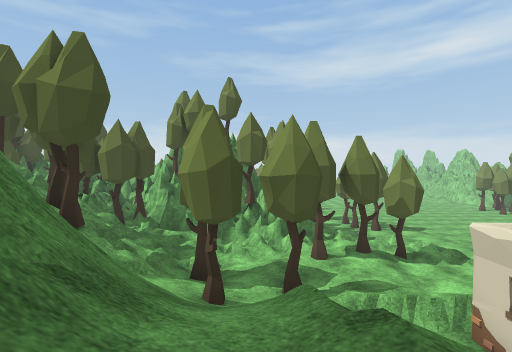
View 1 (above)

24 first-person views from a walk through a scene from a Unity 3-D project. The camera is 1.4 m above the floor, looks level and sees 85° across. The floor is counted in squares, 2 m on a side. Each view is taken from the middle of a square. On the plan, view 1 faces up. The plan holds only what a view shows up to about 9 squares ahead; the rest is blank. The place goes on beyond the plan. Some animated figures are left out. Some surface patterns are stand-ins.

View 2
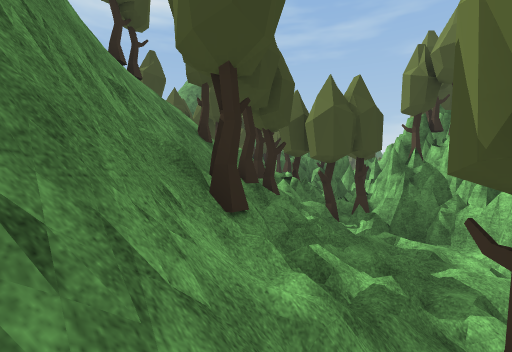

View 3
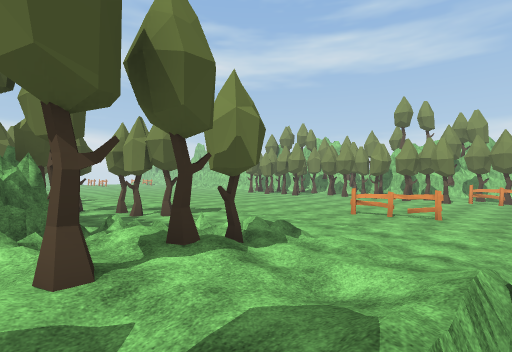

View 4
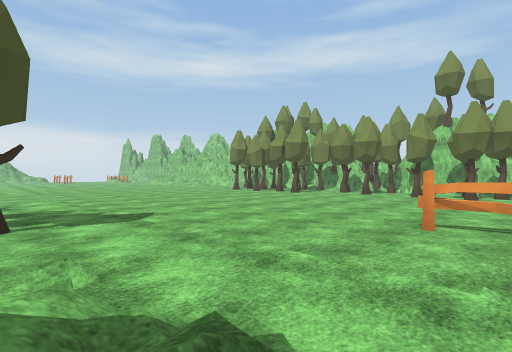

View 5
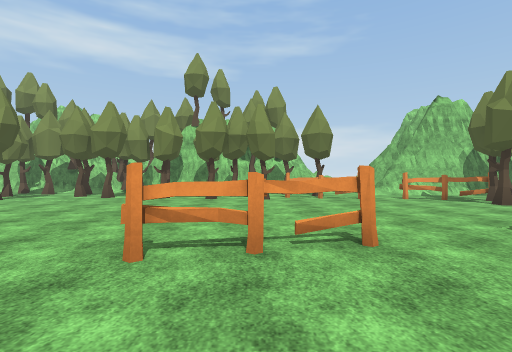

View 6
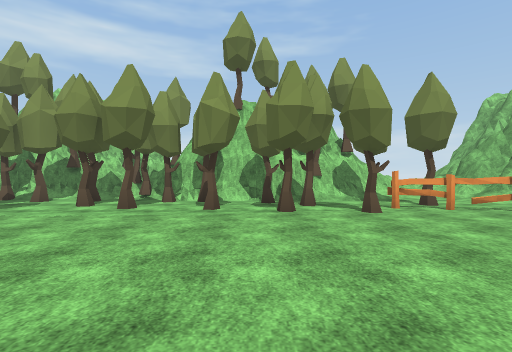

View 7
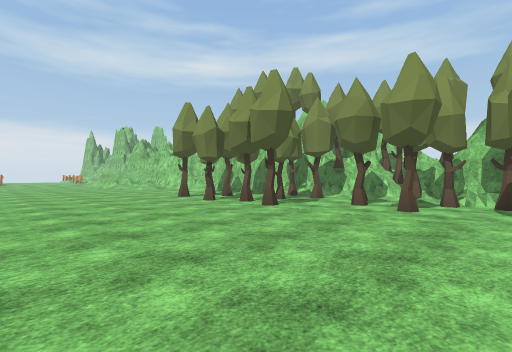

View 8
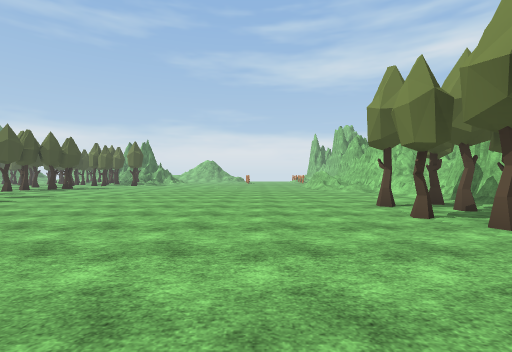

View 9
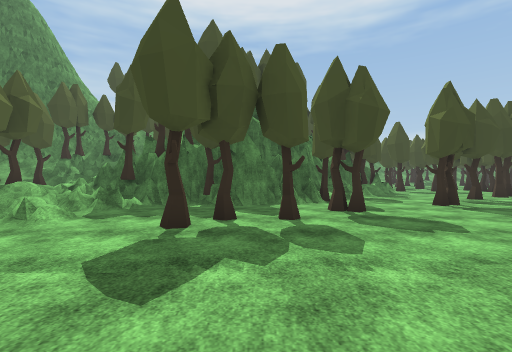

View 10
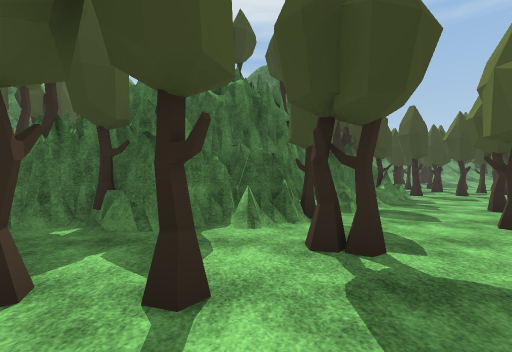

View 11
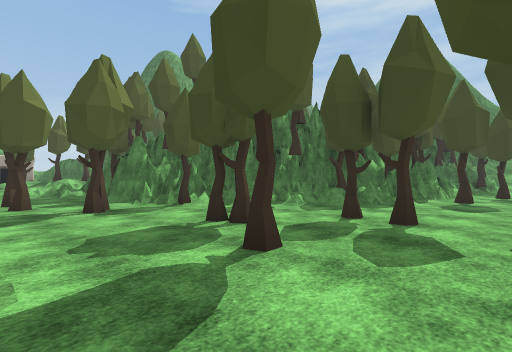

View 12
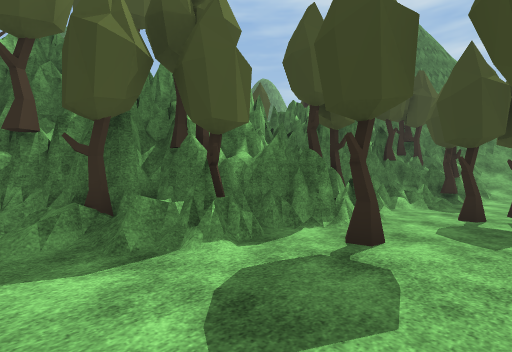

View 13
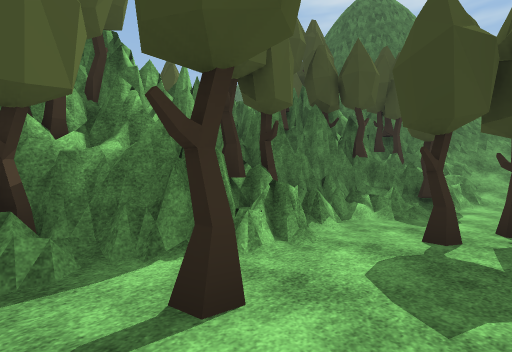

View 14
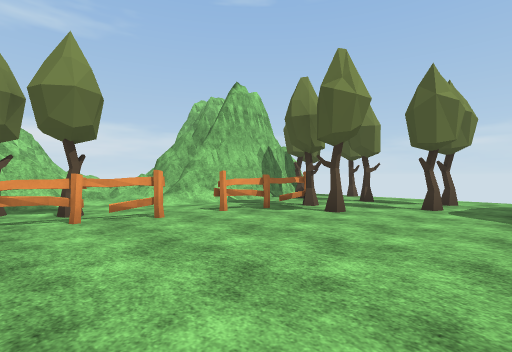

View 15
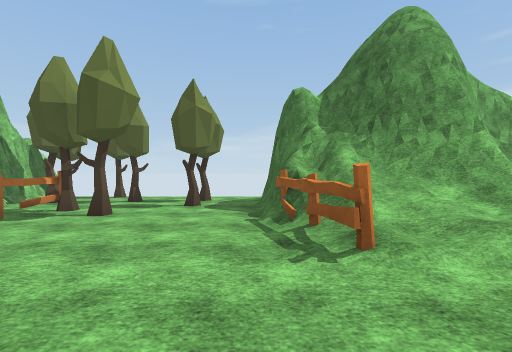

View 16
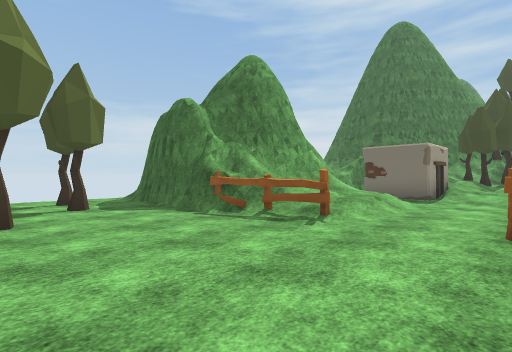

View 17
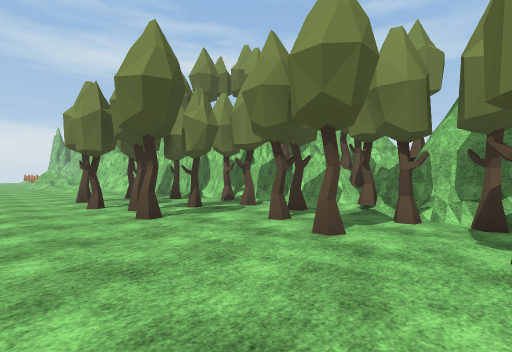

View 18
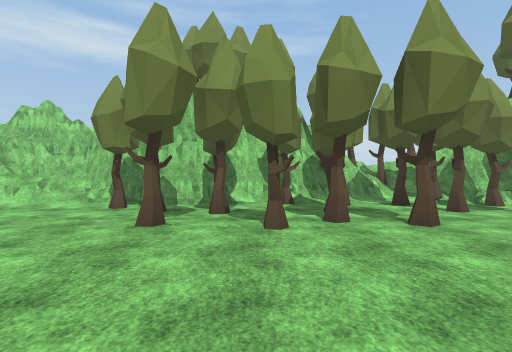

View 19
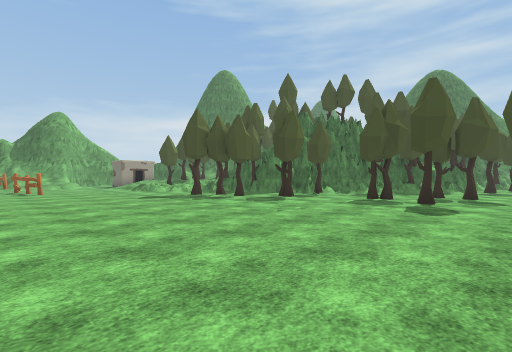

View 20
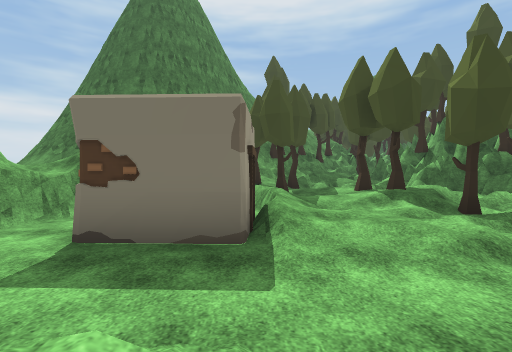

View 21
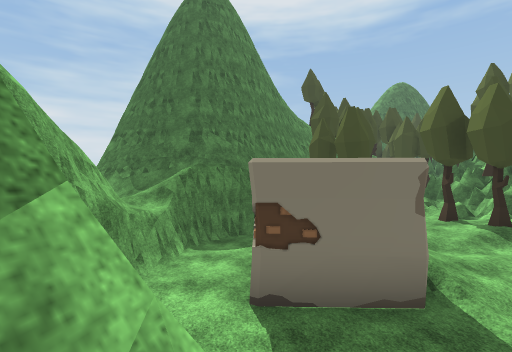

View 22
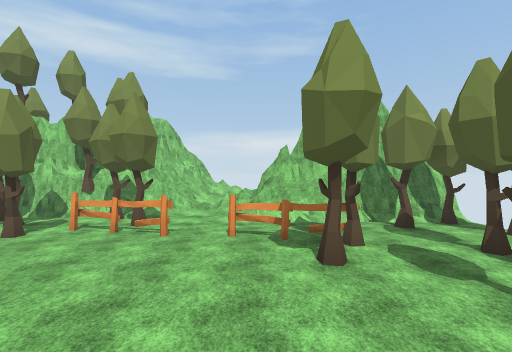

View 23
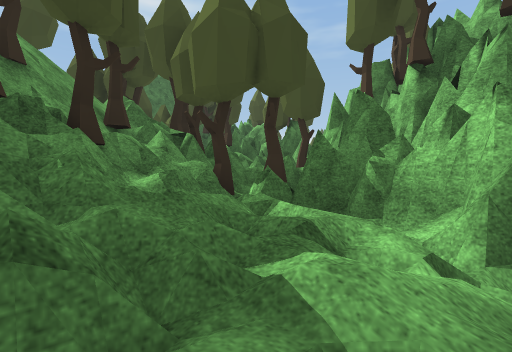

View 24
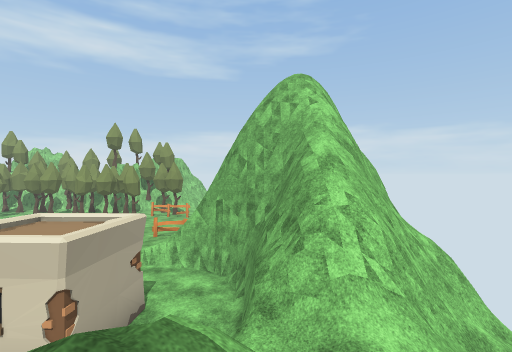

### Floor plan
Key: @ floor where view 1 was taken; # wall or solid block; x gap in a wall; . main floor; : floor 0.5 m higher than the main floor; + floor 0.75 m higher than the main floor; * floor 1.25 m higher than the main floor; % floor 3.25 m higher than the main floor; & floor 7.25 m higher than the main floor; / step, stairs or slope; = window, fence, low wall or low ledge; v drop or lower ground; T tree; O other object.
Columns run from 15 left of view 1 to 21 right of it. Each row starts with its distance up from view 1.
 21   //....T..T...T..T...............#
 20 #=/#=#...T.T....T...............T.#
 19 ##=##T.=.=#....T..T.............T.#
 18   O######T##T=...T............TTT.#
 17    #  #######T#..T............T...#
 16             ###=..............TT.T#
 15               ##T.T...........T..TT
 14                ##=.T.............T/T
 13         ###    ###.T............T./T
 12        ##v##    #T..T..........T.T##
 11         #vT#    ##...............T##
 10         # v#######=//..........T.T#
  9        ##TTT#######/............T##
  8         ==TT##=###//+....O.....TT.
  7         //TT#*=#T+TT.....O....T...#
  6         &T=T#=/+++/::....O.....O.T###
  5         T=#T##T+T+/:...........OT.#==
  4          ####=T///###.//.......O..//
  3             ##/   O##.///O......../x
  2              #=/#.###.////....O..###
  1              ##%#/....###//..TO..##
  0               #@//=#######/...T..#
 -1               #///###   ##/.T..T.#
 -2               #=//###    #/.TT...#
 -3               #/  /=#    #....T.T#
 -4                                  #

Positions as (right, up) in squares from view 1, and headings:
1: (0, 0), facing up
2: (-1, 3), facing up-left
3: (1, 4), facing up-right
4: (5, 7), facing up-right
5: (7, 7), facing right
6: (10, 9), facing right
7: (10, 10), facing up-right
8: (12, 12), facing up
9: (9, 13), facing left
10: (6, 14), facing left
11: (5, 21), facing down-left
12: (-1, 21), facing down-left
13: (-3, 21), facing down-left
14: (11, 6), facing down-right
15: (11, 6), facing down
16: (14, 6), facing down-left
17: (13, 10), facing up-right
18: (11, 17), facing right
19: (11, 21), facing down-left
20: (8, 4), facing left
21: (8, 2), facing left
22: (10, 2), facing right
23: (-1, 6), facing up-left
24: (0, 0), facing right
